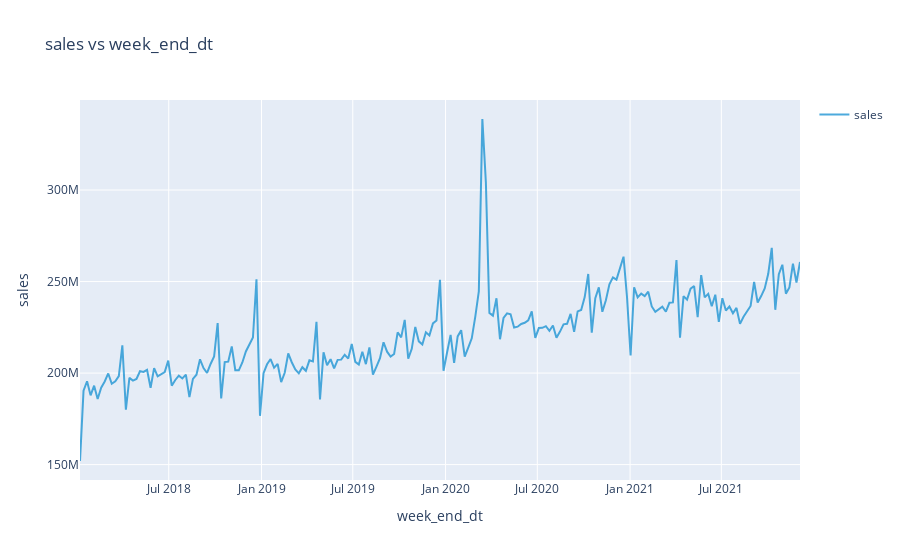

The cell this chart's notebook holds for it:
### Code cell
ts = UnivariateTimeSeries()
ts.load_data(
    df=df,
    time_col="week_end_dt",
    value_col="sales",
    freq="W-SAT") 


init_notebook_mode(connected=True) 

fig = ts.plot()
iplot(fig)

### Figure 1 — Plotly figure (JSON) as saved in the notebook; plotly's stock layout.template omitted (floating-point values rounded to 4 significant figures; data arrays with more than 128 entries replaced by an {"elided": "..."} marker saying what was removed)
{"data": [{"line": {"color": "rgb(32, 149, 212)"}, "mode": "lines", "name": "sales", "opacity": 0.8, "type": "scatter", "x": {"elided": "205 str values"}, "y": {"elided": "205 float values"}}], "layout": {"legend": {"traceorder": "reversed"}, "showlegend": true, "title": {"text": "sales vs week_end_dt"}, "xaxis": {"title": {"text": "week_end_dt"}}, "yaxis": {"title": {"text": "sales"}}}}
